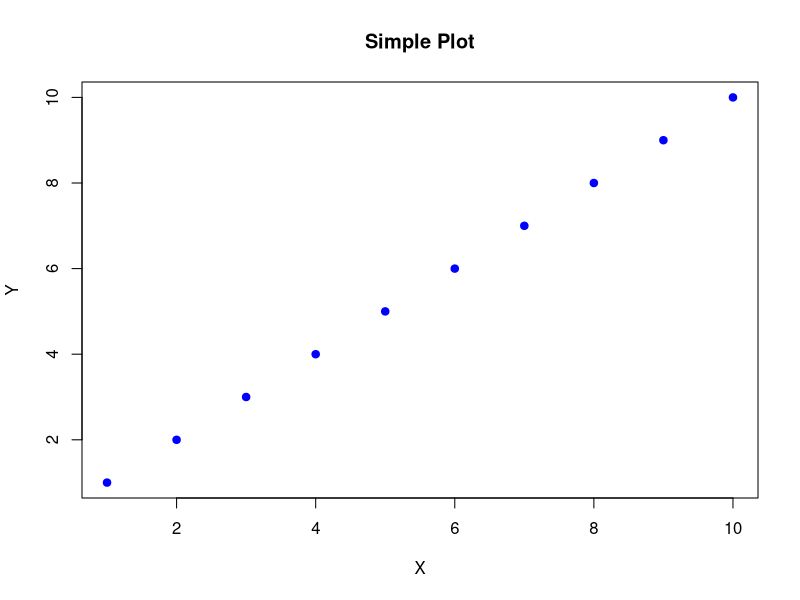

Generate this figure with R:
## ---- chunk 1
#| label: fig-example
#| fig-cap: "Example plot demonstrating figure counting"
#| echo: false

plot(1:10, 1:10, main="Simple Plot", xlab="X", ylab="Y", pch=19, col="blue")
